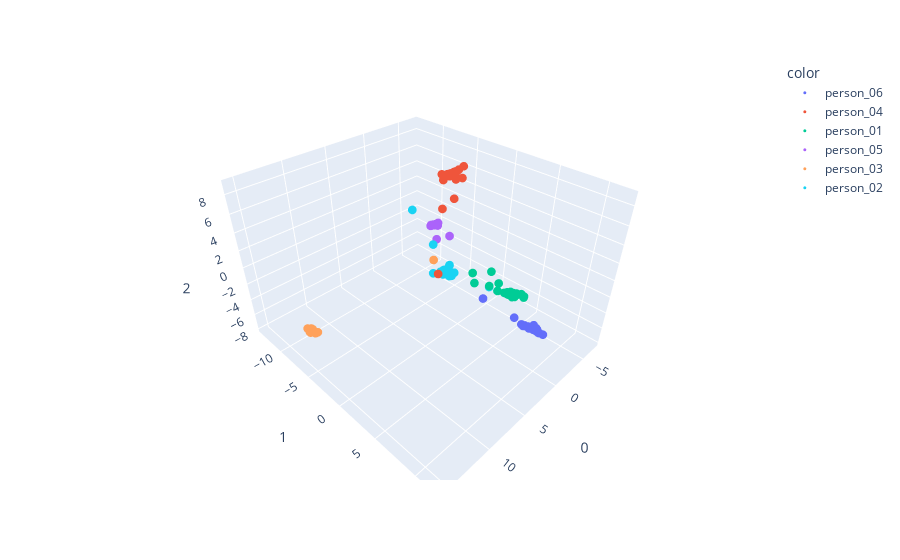

Here is the notebook cell this chart was saved with:
### Code cell
# visualize the NCA algorithm
nca_metric_learning_model_viz = NCA(max_iter=500, n_components=3, random_state=42)
nca_metric_learning_model_viz.fit(compositions_subset, labels_subset)
nca_transformed_data_3D = nca_metric_learning_model_viz.transform(compositions_subset)
fig_3d = px.scatter_3d(nca_transformed_data_3D, x=0, y=1, z=2, color=labels_subset)
fig_3d.update_traces(marker_size=2)
